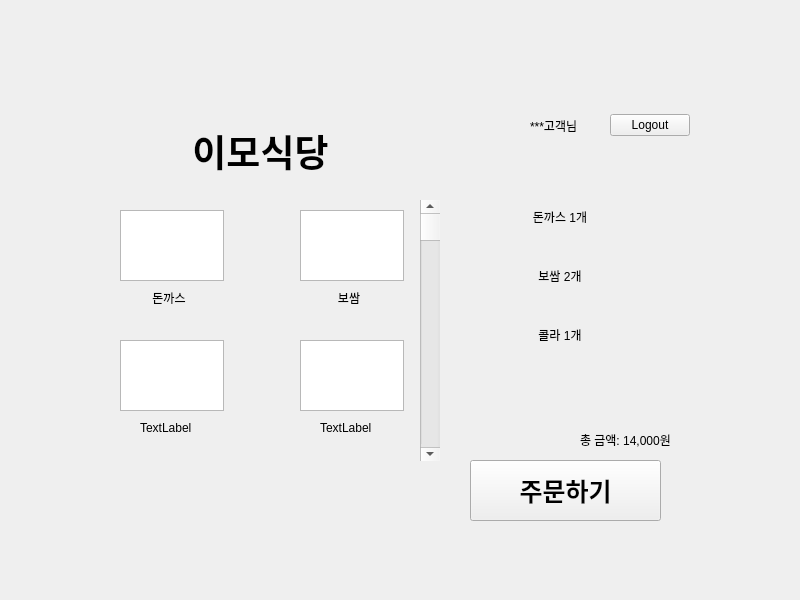
<?xml version="1.0" encoding="UTF-8"?>
<ui version="4.0">
    <class>Mainwindow</class>
    <widget class="QWidget" name="Widget">
        <property name="geometry">
            <rect>
                <x>0</x>
                <y>0</y>
                <width>800</width>
                <height>600</height>
            </rect>
        </property>
        <property name="windowTitle">
            <string>Widget</string>
        </property>
        <widget class="QWidget" name="widget" native="true">
            <property name="geometry">
                <rect>
                    <x>90</x>
                    <y>90</y>
                    <width>611</width>
                    <height>441</height>
                </rect>
            </property>
            <widget class="QTextEdit" name="textEdit_3">
                <property name="geometry">
                    <rect>
                        <x>30</x>
                        <y>120</y>
                        <width>104</width>
                        <height>71</height>
                    </rect>
                </property>
            </widget>
            <widget class="QTextEdit" name="textEdit_4">
                <property name="geometry">
                    <rect>
                        <x>210</x>
                        <y>120</y>
                        <width>104</width>
                        <height>71</height>
                    </rect>
                </property>
            </widget>
            <widget class="QTextEdit" name="textEdit_5">
                <property name="geometry">
                    <rect>
                        <x>30</x>
                        <y>250</y>
                        <width>104</width>
                        <height>71</height>
                    </rect>
                </property>
            </widget>
            <widget class="QTextEdit" name="textEdit_6">
                <property name="geometry">
                    <rect>
                        <x>210</x>
                        <y>250</y>
                        <width>104</width>
                        <height>71</height>
                    </rect>
                </property>
            </widget>
            <widget class="QLabel" name="label">
                <property name="geometry">
                    <rect>
                        <x>50</x>
                        <y>200</y>
                        <width>58</width>
                        <height>16</height>
                    </rect>
                </property>
                <property name="text">
                    <string>돈까스</string>
                </property>
                <property name="alignment">
                    <set>Qt::AlignmentFlag::AlignCenter</set>
                </property>
            </widget>
            <widget class="QLabel" name="label_2">
                <property name="geometry">
                    <rect>
                        <x>230</x>
                        <y>200</y>
                        <width>58</width>
                        <height>16</height>
                    </rect>
                </property>
                <property name="text">
                    <string>보쌈</string>
                </property>
                <property name="alignment">
                    <set>Qt::AlignmentFlag::AlignCenter</set>
                </property>
            </widget>
            <widget class="QScrollBar" name="verticalScrollBar">
                <property name="geometry">
                    <rect>
                        <x>330</x>
                        <y>110</y>
                        <width>20</width>
                        <height>261</height>
                    </rect>
                </property>
                <property name="orientation">
                    <enum>Qt::Orientation::Vertical</enum>
                </property>
            </widget>
            <widget class="QLabel" name="label_6">
                <property name="geometry">
                    <rect>
                        <x>50</x>
                        <y>330</y>
                        <width>58</width>
                        <height>16</height>
                    </rect>
                </property>
                <property name="text">
                    <string>TextLabel</string>
                </property>
            </widget>
            <widget class="QLabel" name="label_7">
                <property name="geometry">
                    <rect>
                        <x>230</x>
                        <y>330</y>
                        <width>58</width>
                        <height>16</height>
                    </rect>
                </property>
                <property name="text">
                    <string>TextLabel</string>
                </property>
            </widget>
            <widget class="QLabel" name="label_15">
                <property name="geometry">
                    <rect>
                        <x>500</x>
                        <y>30</y>
                        <width>201</width>
                        <height>20</height>
                    </rect>
                </property>
                <property name="text">
                    <string/>
                </property>
            </widget>
            <widget class="QLabel" name="label_28">
                <property name="geometry">
                    <rect>
                        <x>490</x>
                        <y>340</y>
                        <width>201</width>
                        <height>20</height>
                    </rect>
                </property>
                <property name="text">
                    <string>총 금액: 14,000원</string>
                </property>
            </widget>
            <widget class="QWidget" name="horizontalLayoutWidget">
                <property name="geometry">
                    <rect>
                        <x>440</x>
                        <y>20</y>
                        <width>160</width>
                        <height>31</height>
                    </rect>
                </property>
                <layout class="QHBoxLayout" name="horizontalLayout">
                    <item>
                        <widget class="QLabel" name="label_29">
                            <property name="text">
                                <string>***고객님</string>
                            </property>
                        </widget>
                    </item>
                    <item>
                        <widget class="QPushButton" name="pushButton">
                            <property name="text">
                                <string>Logout</string>
                            </property>
                        </widget>
                    </item>
                </layout>
            </widget>
            <widget class="QWidget" name="verticalLayoutWidget">
                <property name="geometry">
                    <rect>
                        <x>390</x>
                        <y>100</y>
                        <width>160</width>
                        <height>171</height>
                    </rect>
                </property>
                <layout class="QVBoxLayout" name="verticalLayout">
                    <item>
                        <widget class="QLabel" name="label_5">
                            <property name="text">
                                <string>돈까스 1개</string>
                            </property>
                            <property name="alignment">
                                <set>Qt::AlignmentFlag::AlignCenter</set>
                            </property>
                        </widget>
                    </item>
                    <item>
                        <widget class="QLabel" name="label_17">
                            <property name="text">
                                <string>보쌈 2개</string>
                            </property>
                            <property name="alignment">
                                <set>Qt::AlignmentFlag::AlignCenter</set>
                            </property>
                        </widget>
                    </item>
                    <item>
                        <widget class="QLabel" name="label_16">
                            <property name="text">
                                <string>콜라 1개</string>
                            </property>
                            <property name="alignment">
                                <set>Qt::AlignmentFlag::AlignCenter</set>
                            </property>
                        </widget>
                    </item>
                </layout>
            </widget>
            <widget class="QPushButton" name="pushButton_2">
                <property name="geometry">
                    <rect>
                        <x>380</x>
                        <y>370</y>
                        <width>191</width>
                        <height>61</height>
                    </rect>
                </property>
                <property name="font">
                    <font>
                        <pointsize>19</pointsize>
                        <bold>true</bold>
                    </font>
                </property>
                <property name="text">
                    <string>주문하기</string>
                </property>
            </widget>
            <widget class="QLabel" name="label_3">
                <property name="geometry">
                    <rect>
                        <x>70</x>
                        <y>30</y>
                        <width>201</width>
                        <height>71</height>
                    </rect>
                </property>
                <property name="font">
                    <font>
                        <family>Noto Sans Kannada</family>
                        <pointsize>28</pointsize>
                        <bold>true</bold>
                    </font>
                </property>
                <property name="text">
                    <string>이모식당</string>
                </property>
                <property name="alignment">
                    <set>Qt::AlignmentFlag::AlignCenter</set>
                </property>
            </widget>
        </widget>
    </widget>
    <resources/>
    <connections/>
</ui>
